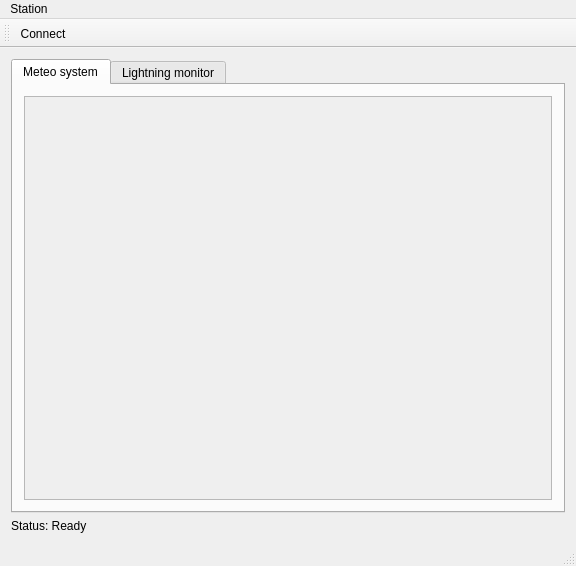
<?xml version="1.0" encoding="UTF-8"?>
<ui version="4.0">
 <class>MainWindow</class>
 <widget class="QMainWindow" name="MainWindow">
  <property name="geometry">
   <rect>
    <x>0</x>
    <y>0</y>
    <width>576</width>
    <height>566</height>
   </rect>
  </property>
  <property name="windowTitle">
   <string>QMeteo - Home weather station</string>
  </property>
  <widget class="QWidget" name="centralWidget">
   <layout class="QVBoxLayout" name="verticalLayout">
    <item>
     <widget class="QTabWidget" name="tabWidgetMain">
      <property name="currentIndex">
       <number>0</number>
      </property>
      <widget class="QWidget" name="tabMeteo">
       <attribute name="title">
        <string>Meteo system</string>
       </attribute>
       <layout class="QVBoxLayout" name="verticalLayout_2">
        <item>
         <widget class="QScrollArea" name="sclWidgets">
          <property name="widgetResizable">
           <bool>true</bool>
          </property>
          <widget class="QWidget" name="scrollAreaWidgetContents">
           <property name="geometry">
            <rect>
             <x>0</x>
             <y>0</y>
             <width>534</width>
             <height>398</height>
            </rect>
           </property>
           <layout class="QVBoxLayout" name="verticalLayout_3">
            <item>
             <layout class="QVBoxLayout" name="lyStations"/>
            </item>
            <item>
             <spacer name="verticalSpacer">
              <property name="orientation">
               <enum>Qt::Vertical</enum>
              </property>
              <property name="sizeType">
               <enum>QSizePolicy::Expanding</enum>
              </property>
              <property name="sizeHint" stdset="0">
               <size>
                <width>20</width>
                <height>40</height>
               </size>
              </property>
             </spacer>
            </item>
           </layout>
          </widget>
         </widget>
        </item>
       </layout>
      </widget>
      <widget class="QWidget" name="tabLightning">
       <attribute name="title">
        <string>Lightning monitor</string>
       </attribute>
       <layout class="QVBoxLayout" name="verticalLayout_4">
        <item>
         <widget class="QFrame" name="fraLightning">
          <property name="frameShape">
           <enum>QFrame::StyledPanel</enum>
          </property>
          <property name="frameShadow">
           <enum>QFrame::Raised</enum>
          </property>
          <layout class="QVBoxLayout" name="verticalLayout_7">
           <item>
            <widget class="QScrollArea" name="scrLightning">
             <property name="widgetResizable">
              <bool>true</bool>
             </property>
             <widget class="QWidget" name="scrollAreaWidgetContents_2">
              <property name="geometry">
               <rect>
                <x>0</x>
                <y>0</y>
                <width>514</width>
                <height>378</height>
               </rect>
              </property>
              <layout class="QVBoxLayout" name="verticalLayout_6">
               <item>
                <layout class="QVBoxLayout" name="verticalLayout_5"/>
               </item>
               <item>
                <spacer name="verticalSpacer_2">
                 <property name="orientation">
                  <enum>Qt::Vertical</enum>
                 </property>
                 <property name="sizeHint" stdset="0">
                  <size>
                   <width>20</width>
                   <height>40</height>
                  </size>
                 </property>
                </spacer>
               </item>
              </layout>
             </widget>
            </widget>
           </item>
          </layout>
         </widget>
        </item>
       </layout>
      </widget>
     </widget>
    </item>
    <item>
     <widget class="QLabel" name="lblStatus">
      <property name="text">
       <string>Status: Ready</string>
      </property>
     </widget>
    </item>
   </layout>
  </widget>
  <widget class="QMenuBar" name="menuBar">
   <property name="geometry">
    <rect>
     <x>0</x>
     <y>0</y>
     <width>576</width>
     <height>23</height>
    </rect>
   </property>
   <widget class="QMenu" name="menuStation">
    <property name="title">
     <string>Station</string>
    </property>
    <addaction name="actionConnect"/>
   </widget>
   <addaction name="menuStation"/>
  </widget>
  <widget class="QToolBar" name="mainToolBar">
   <attribute name="toolBarArea">
    <enum>TopToolBarArea</enum>
   </attribute>
   <attribute name="toolBarBreak">
    <bool>false</bool>
   </attribute>
   <addaction name="actionConnect"/>
  </widget>
  <widget class="QStatusBar" name="statusBar"/>
  <action name="actionConnect">
   <property name="text">
    <string>Connect ...</string>
   </property>
  </action>
 </widget>
 <layoutdefault spacing="6" margin="11"/>
 <resources/>
 <connections/>
</ui>
